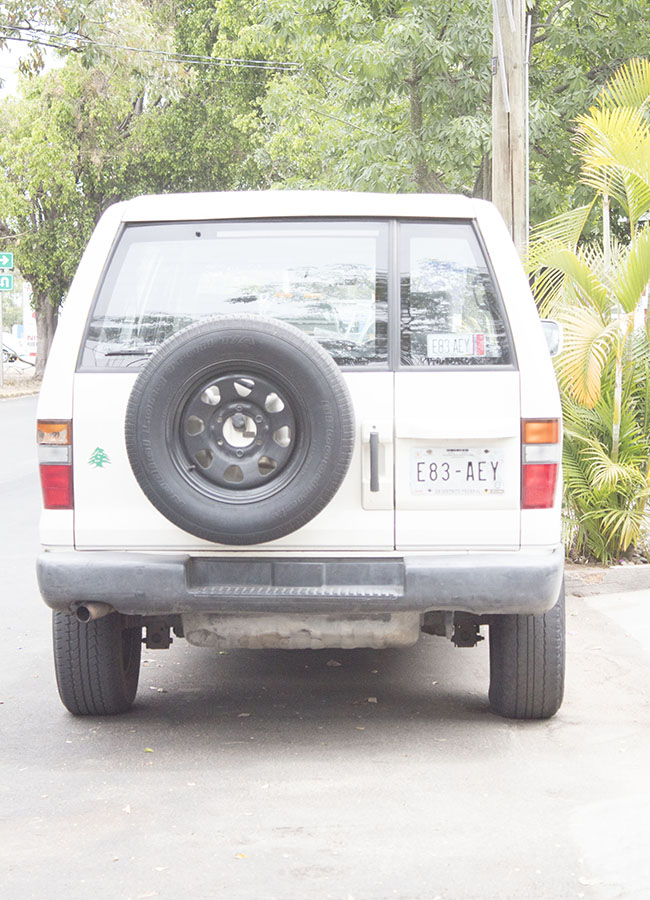
//> input picture Image_Processing_Algorithm/005-equalization/truck.jpg, 650 x 900 px
$ ./equalization   (built with g++ and OpenCV 4)
//> lines starting //> are read from the running program, lines starting //| are printed output that depends on the picture; after the words box and inside, x2 and y2 are one past the last pixel; in counts of white or black regions, pixels touching at a corner belong together

#include "opencv2/core/core.hpp"
#include "opencv2/imgproc/imgproc.hpp"
#include "opencv2/highgui/highgui.hpp"
#include <iostream>
#include <cmath>

using namespace std;
using namespace cv;

int main() {

	int arr[256] = { 0 };
	float arr2[256] = { 0 };
	float arr3[256] = { 0 };

	Mat image = imread("truck.jpg", IMREAD_GRAYSCALE);
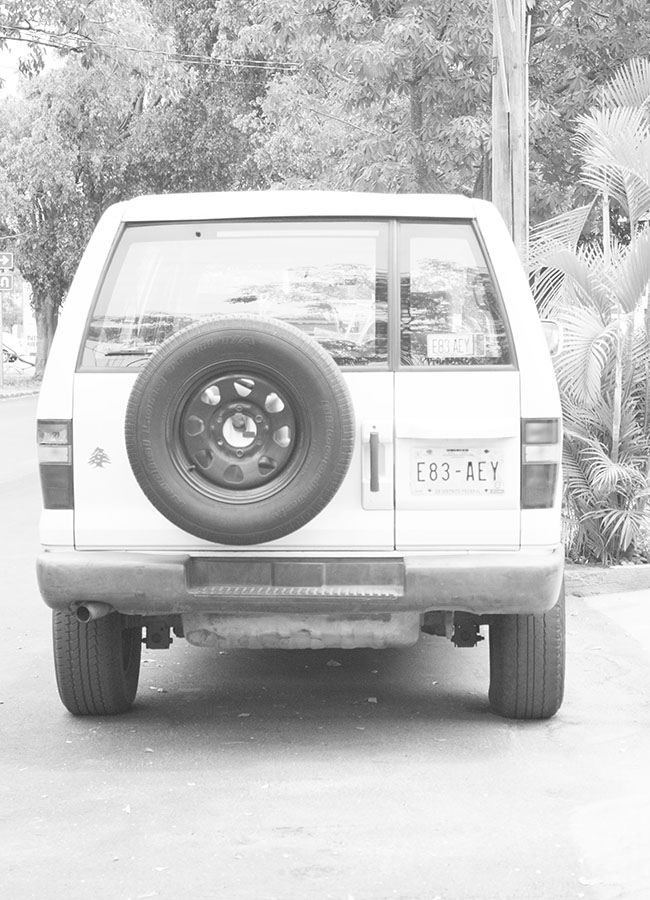
//> image: 900 rows x 650 cols, CV_8UC1; min 34, max 255, mean 193.7

	for (int i = 0; i < image.rows; i++) {
		for (int j = 0; j < image.cols; j++) {
			int index = (int)(image.at<uchar>(i, j));
			arr[index]++;
		}
	}
//> after the loop, arr = 256 values, max 17820 at index 255, min 0 at index 0, mean 2285.2

	int max = 0;

	for (int i = 0; i < 255; i++) {
		if (arr[i] > max) {
			max = arr[i];
		}
	}
//> this loop made 255 passes
//> max on passes 35, 41, 46, 47, 49, 50, 51, 52, 53, 54, 55, 56: 1, 4, 8, 13, 22, 38, 62, 83, 92, 124, 129, 154
//> after the loop, max = 13503

	int height = image.rows;
//> height = 900
	int width = image.cols;
//> width = 650
	Mat myMat1(height, width, CV_8U, Scalar(0));
	Mat histog(750, 750, CV_8U, Scalar(0));
	int inc = 750 / 256;

	// original image histogram
	for (int i = 0; i < 255; i++) {
		rectangle(histog, Point(inc * i, histog.rows), Point((inc*(i + 1) - 1), histog.rows - ((arr[i] * histog.rows) / (max))), Scalar(255, 255, 255, 0), cv::FILLED);
	}
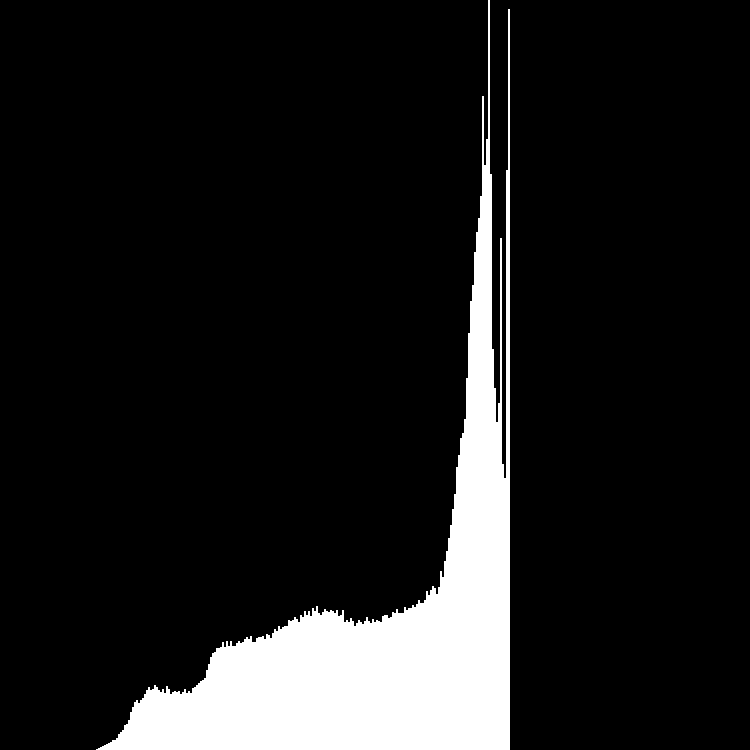
//> histog: 750 rows x 750 cols, CV_8UC1; 11.2% white; 1 white region, box (x1, y1, x2, y2) and area: (96, 0, 510, 750) 62790

	//-- PMF
	float total = image.cols*image.rows;
//> total = 585000
	for (int i = 0; i < 255; i++)
	{
		arr2[i] = float(arr[i]) / total;
	}
//> after the loop, arr2 = 256 values, max 0.0231 at index 244, min 0 at index 0, mean 0.00379
	arr3[0] = arr2[0];

	//-- CDF
	for (int i = 1; i < 255; i++)
	{
		arr3[i] = arr2[i] + arr3[i - 1];
	}
//> after the loop, arr3 = 256 values, max 0.97 at index 254, min 0 at index 0, mean 0.24

	for (int i = 0; i < image.rows; i++) {
		for (int j = 0; j < image.cols; j++) {
			myMat1.at<uchar>(i, j) = floor((256 - 1)*arr3[image.at<uchar>(i, j)]);
		}
	}
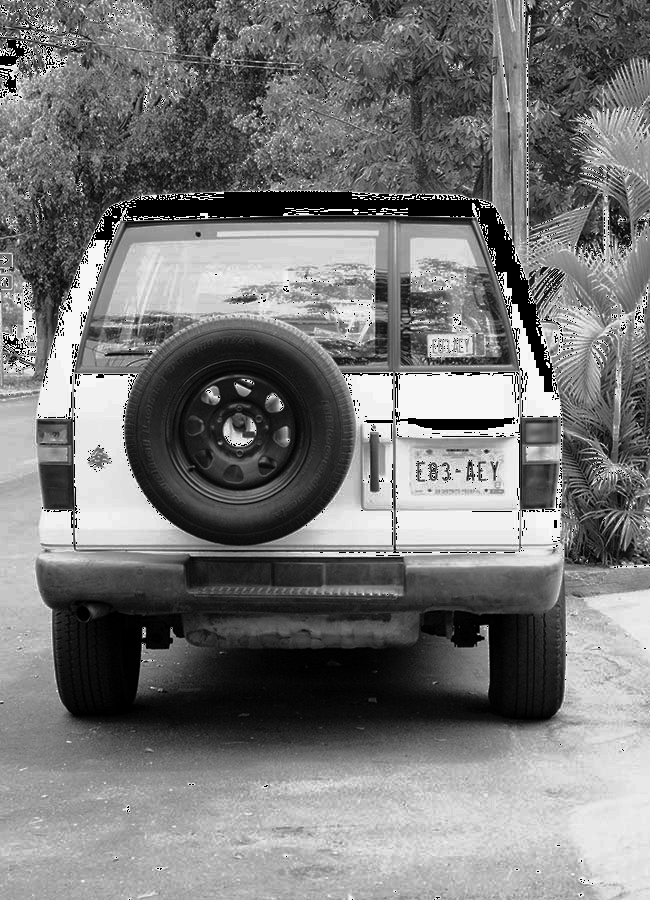
//> myMat1: 900 rows x 650 cols, CV_8UC1; min 0, max 247, mean 120.4

	// histogram equalized image
	int h2[256] = { 0 };

	for (int i = 0; i < myMat1.rows; i++) {
		for (int j = 0; j < myMat1.cols; j++) {
			int index = (int)(myMat1.at<uchar>(i, j));
			h2[index]++;
		}
	}
//> after the loop, h2 = 256 values, max 19778 at index 0, min 0 at index 65, mean 2285.2

	int maxH2 = 0;

	for (int i = 0; i < 255; i++) {
		if (h2[i] > maxH2) {
			maxH2 = h2[i];
		}
	}
//> this loop made 255 passes
//> maxH2 on pass 1: 19778
//> after the loop, maxH2 = 19778

	Mat histog2(750, 750, CV_8U, Scalar(0));
	inc = 750 / 256;

	// histogram equalized image
	for (int i = 0; i < 255; i++) {
		rectangle(histog2, Point(inc * i, histog2.rows), Point((inc*(i + 1) - 1), histog2.rows - ((h2[i] * histog2.rows) / (maxH2))), Scalar(255, 255, 255, 0), cv::FILLED);
	}
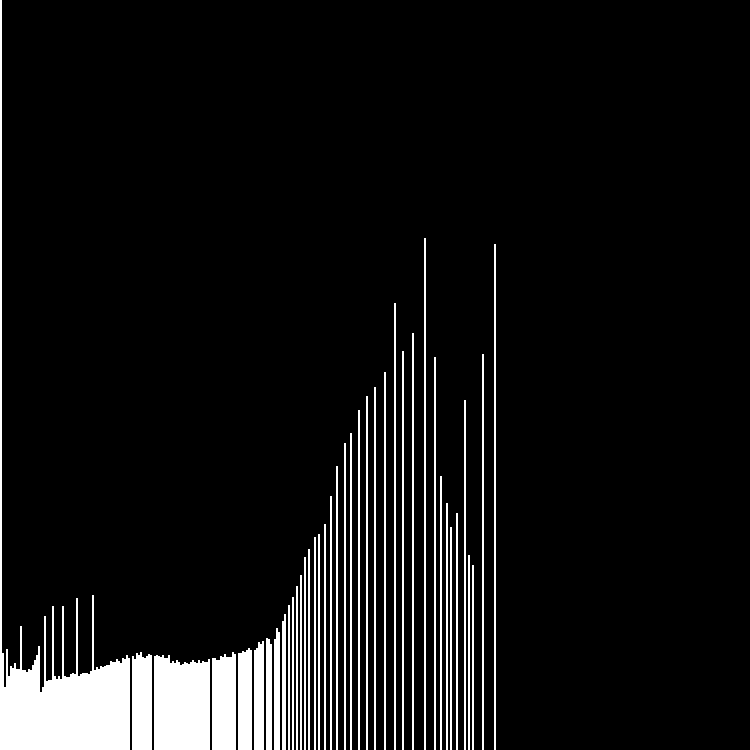
//> histog2: 750 rows x 750 cols, CV_8UC1; 7.9% white; 40 white regions, largest, box (x1, y1, x2, y2) and area: (0, 0, 130, 750) 12596, (154, 655, 210, 750) 5018, (212, 652, 236, 750) 2240

	namedWindow("Original Image", WINDOW_AUTOSIZE);
	imshow("Original Image", image);

	namedWindow("Histogram Original Image", WINDOW_AUTOSIZE);
	imshow("Histogram Original Image", histog);

	namedWindow("Histogram Equalized Image", WINDOW_AUTOSIZE);
	imshow("Histogram Equalized Image", histog2);

	namedWindow("Equalized Image", WINDOW_AUTOSIZE);
	imshow("Equalized Image", myMat1);
	waitKey(0);
}
